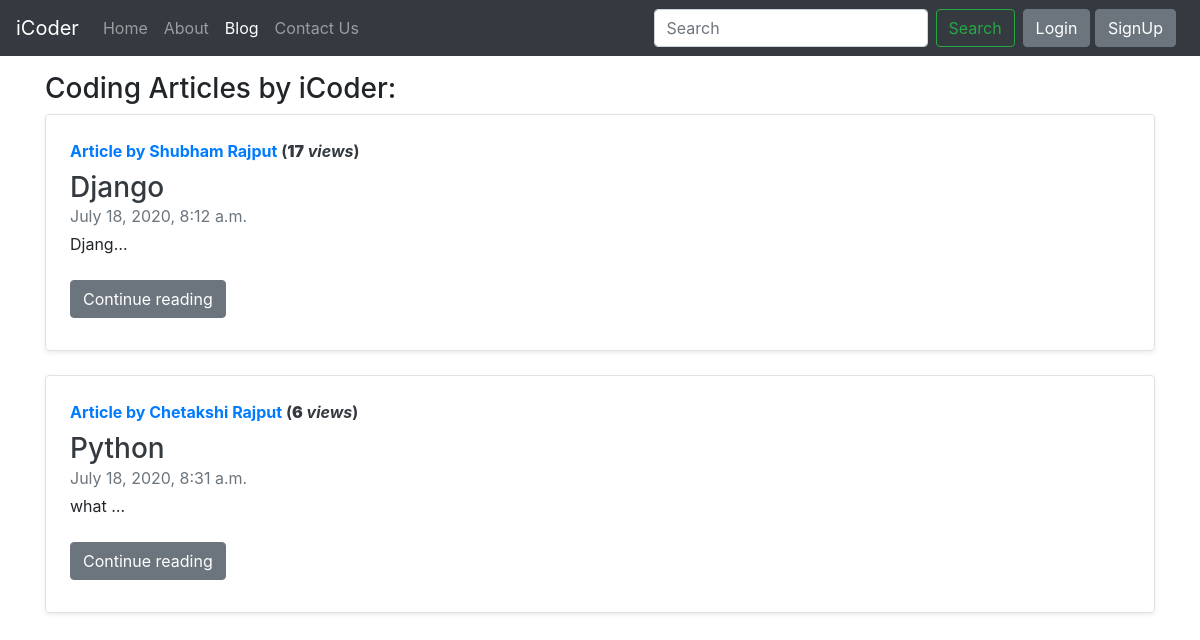
Screenshot of /blog/ with the database file from the repository.
### blog/models.py (models this page shows, shortened)
class Post(models.Model):
    sno = models.AutoField(primary_key=True)
    title = models.CharField(default='', max_length=50)
    author = models.CharField(default='', max_length=30)
    content = models.TextField()
    views = models.IntegerField(default=0)
    slug = models.CharField(default='', max_length=80)
    timeStamp = models.DateTimeField(blank=True)

### blog/views.py (the view)
# urls.py: path('', views.blogHome, name='blogHome'),
def blogHome(request):
    allPosts = Post.objects.all()
    context = {'allPosts': allPosts}
    return render(request, 'blog/blogHome.html', context)

### templates/blog/blogHome.html (shortened to what this page needs)
{% extends 'base.html' %}
{% block blogactive %}active{% endblock blogactive %}
{% block body %}
<div class="container my-3">
  <h3>Coding Articles by iCoder:</h3>
  {% for post in allPosts  %}
  <div class="row no-gutters border rounded overflow-hidden flex-md-row mb-4 shadow-sm h-md-250 position-relative">
    <div class="col p-4 d-flex flex-column position-static">
      <strong class="d-inline-block mb-2 text-primary">Article by {{post.author}} <span class='text-dark'>
          (<b>{{post.views}}</b> <em>views</em>)</span></strong>
      <h3 class="mb-0"><a class='text-dark' href="/blog/{{post.slug}}">{{post.title}}</a></h3>
      <div class="mb-1 text-muted">{{post.timeStamp}}</div>
      <p class="card-text mb-auto">
      <div class="preview">{{post.content|safe|truncatechars:10}}</div>
      </p>
      <div class='my-2'>
        <a href="/blog/{{post.slug}}" role='button' class="btn btn-secondary">Continue reading</a>
      </div>
    </div>
  </div>
  {% endfor %}
</div>
  {% endblock body %}

### rows the page displays
Post: author "Shubham Rajput", views "17", title "Django", timeStamp "July 18, 2020, 8:12 a.m."
Post: author "Chetakshi Rajput", views "6", title "Python", timeStamp "July 18, 2020, 8:31 a.m."
